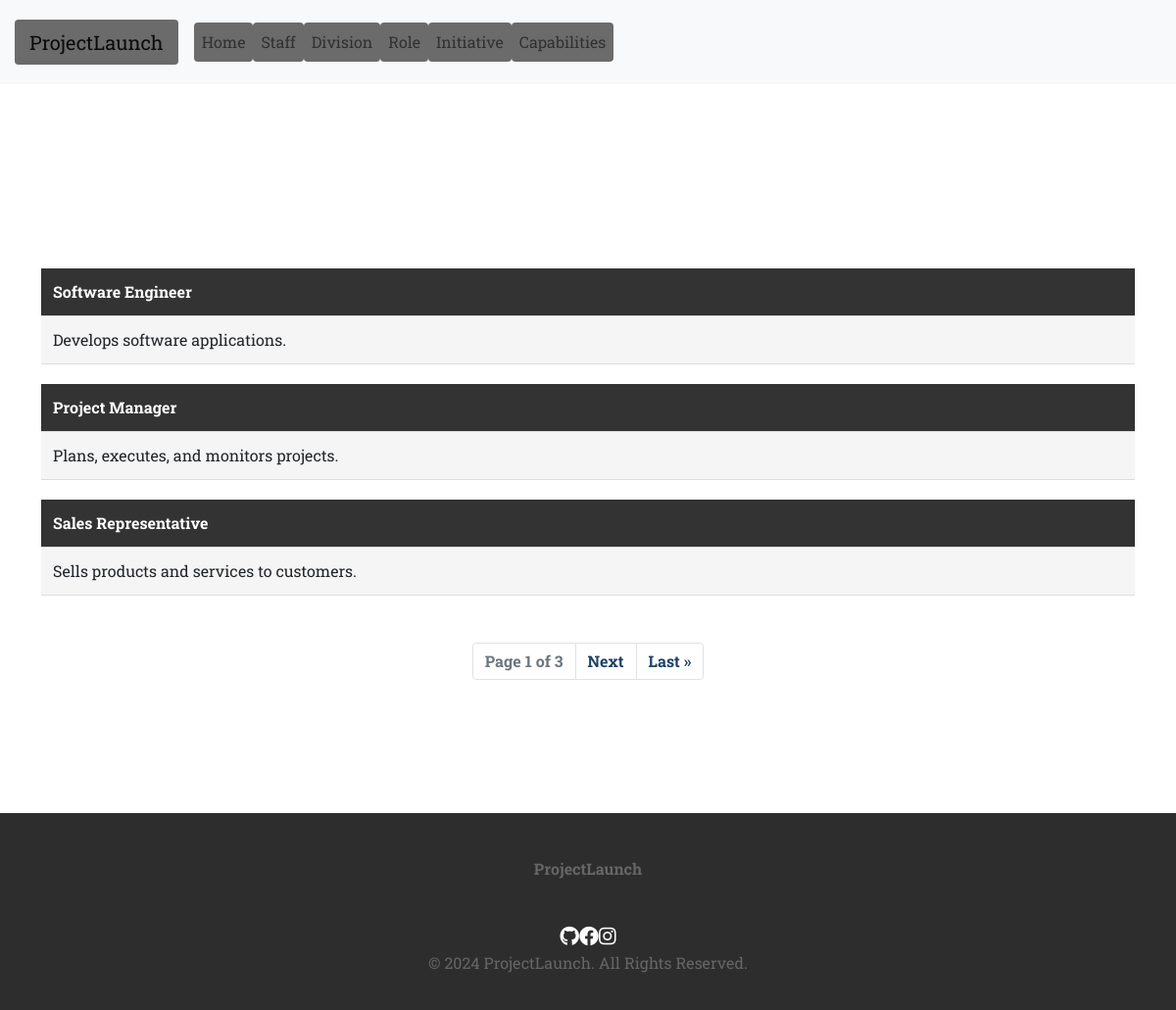
The page /role.html on the database its author committed.
### myapp1/models.py (models this page shows)
class BaseTable(models.Model):
    created_at = models.DateTimeField(auto_now_add=True)
    updated_at = models.DateTimeField(auto_now=True)
    class Meta:
        abstract = True

class RoleTable(BaseTable):
    title = models.CharField(max_length=255)
    description = models.TextField()
    def __str__(self):
        return self.title

### myapp1/views.py (the view)
# urls.py: path('role.html', views.role_view, name='role'),
def role_view(request):
    all_roles = RoleTable.objects.all()
    p = Paginator(all_roles, 3)
    page = request.GET.get('page')
    role_list = p.get_page(page)
    return render(request, 'role.html', {'role': role_list})  # Context variable renamed

### myapp1/templates/role.html (shortened to what this page needs)
{% extends 'base.html' %}
{% load static %}
    {% block content %}
    {% include 'includes/header.html' %}
        <div class="container"><br/><br/>
            {% for indiv in role %}
            <table>
                <tr>
                    <th>{{ indiv }}</th>
                </tr>
                <tr>
                    <td>{{ indiv.description }}</td>
                </tr>
            </table>
            {% endfor %}
        </div>
        <br><br>
        <nav aria-label="Page navigation example">
            <ul class="pagination justify-content-center">
            <li class="page-item disabled"><a class="page-link">Page {{ role.number }} of {{ role.paginator.num_pages }}</a></li>
            {% if role.has_next %}
            <li class="page-item"><a class="page-link" href="?page={{ role.next_page_number }}">Next</a></li>
            <li class="page-item"><a class="page-link" href="?page={{ role.paginator.num_pages }}">Last &raquo</a></li>
            {% endif %}
            </ul>
        </nav>
    {% include 'includes/footer.html' %}
    {% endblock %}

### myapp1/static/css/style.css (style rules this page uses)
* { margin: 0; padding: 0; box-sizing: border-box; font-family: 'Roboto Slab', sans-serif; }
body { background-image: url('../images/background.jpg'); background-size: cover; background-position: center; background-attachment: fixed; height: 100vh; margin: 0; padding: 0; }
table { width: 100%; border-collapse: collapse; margin-top: 20px; border-radius: 8px; }
th, td { padding: 12px; text-align: left; border-bottom: 1px solid #ddd; background-color: #f5f5f5; }
th { background-color: #333; color: #fff; }
.page-link { text-decoration: none; color: #1e4168; font-weight: bold; transition: color 0.3s ease-in-out; }

### rows shown on the page
RoleTable: title "Software Engineer", description "Develops software applications."
RoleTable: title "Project Manager", description "Plans, executes, and monitors projects."
RoleTable: title "Sales Representative", description "Sells products and services to customers."

### other values the page prints
{{ role.number }} "1"
{{ role.paginator.num_pages }} "3"
